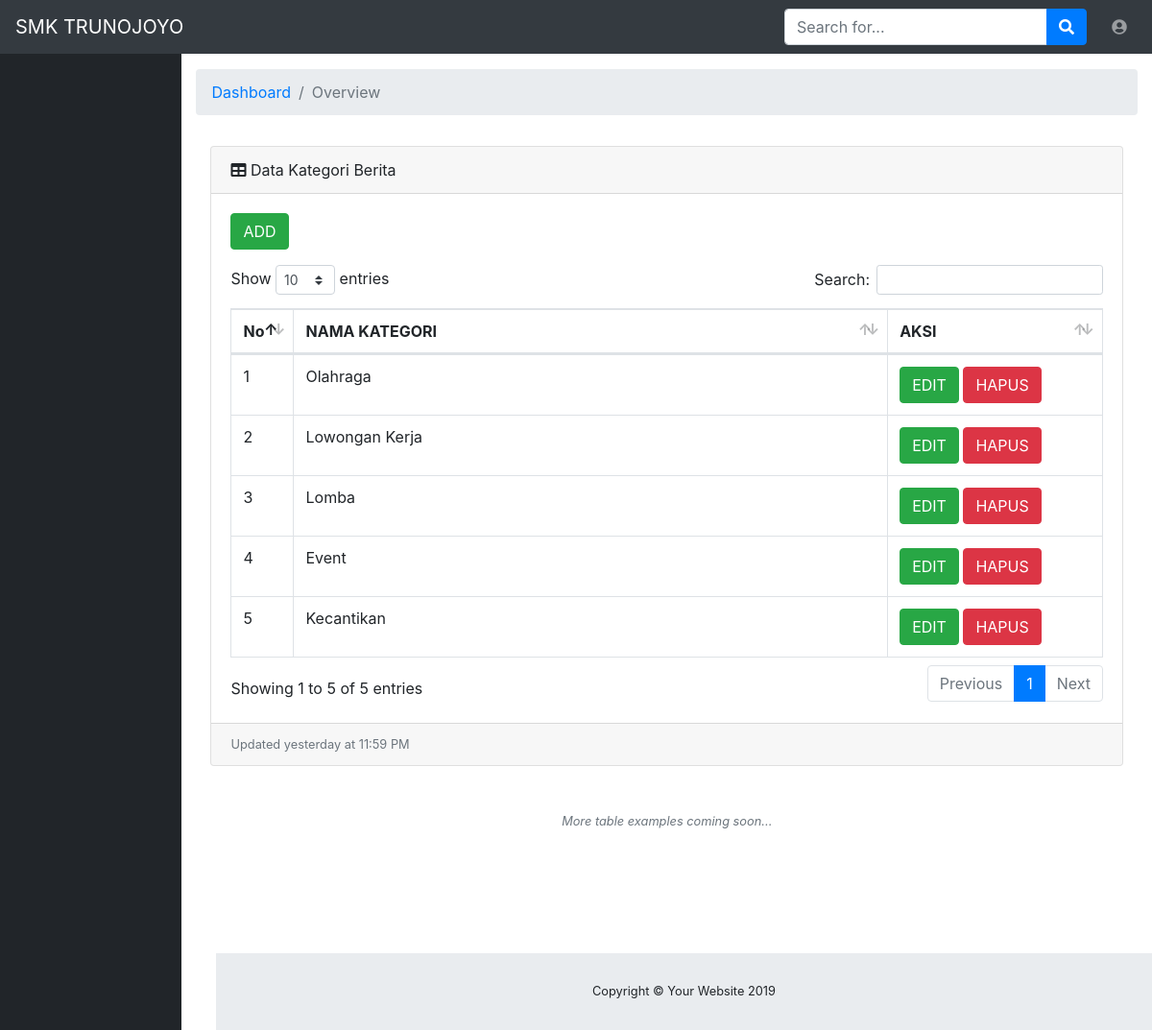
The app's page /admin/media.php?halaman=kategori_berita with its own data.
### tables this page shows
CREATE TABLE `kategori_berita` (
  `ID_KATEGORIBERITA` int(11) NOT NULL,
  `NM_KATEGORI` varchar(100) DEFAULT NULL
);

### admin/data_kategori_berita.php (the view, shortened to what this page needs)
<?php
include "../config/koneksi.php";
?>
<!DOCTYPE html>
<html lang="en">
<head>
  <link href="vendor/fontawesome-free/css/all.min.css" rel="stylesheet" type="text/css">
  <link href="vendor/datatables/dataTables.bootstrap4.css" rel="stylesheet">
  <link href="css/sb-admin.css" rel="stylesheet">
</head>
<body id="page-top">
  <div id="wrapper">
    <div id="content-wrapper">
      <div class="container-fluid">
        <div class="card mb-3">
          <div class="card-header">
            <i class="fas fa-table"></i>
            Data Kategori Berita</div>
          <div class="card-body">
            <div class="table-responsive">
              <table class="table table-bordered" id="dataTable" width="100%" cellspacing="0">
              <p><a class="btn btn-success" href="media.php?halaman=kategori_berita_add">ADD</a></p>
                <thead>
                  <tr>
                    <th width="5%">No</th>
                    <th width="70%">NAMA KATEGORI</th>
                    <th width="25%">AKSI</th>
                  </tr>
                </thead>
                <tbody>
                <?php
		$no = 1;
		$data = mysqli_query($koneksi,"select * from kategori_berita");
		while($d = mysqli_fetch_array($data)){
			?>
			<tr>
				<td><?php echo $no++; ?></td>
                <td><?php echo $d['NM_KATEGORI']; ?></td>
				<td>
					<a class="btn btn-success" href="media.php?halaman=kategori_berita_edit&ID_KATEGORIBERITA=<?php echo $d['ID_KATEGORIBERITA']; ?>">EDIT</a>
					<a class="btn btn-danger" href="proses_kat_berita.php?ID_KATEGORIBERITA=<?php echo $d['ID_KATEGORIBERITA']; ?>">HAPUS</a>
				</td>
			</tr>
			<?php
		}
		?>
                </tbody>
              </table>
            </div>
          </div>
          <div class="card-footer small text-muted">Updated yesterday at 11:59 PM</div>
        </div>
        <p class="small text-center text-muted my-5">
          <em>More table examples coming soon...</em>
        </p>
      </div>
      <footer class="sticky-footer">
        <div class="container my-auto">
          <div class="copyright text-center my-auto">
            <span>Copyright © Your Website 2019</span>
          </div>
        </div>
      </footer>
    </div>
  </div>
</body>
</html>

### records on screen
kategori_berita: NM_KATEGORI "Olahraga"
kategori_berita: NM_KATEGORI "Lowongan Kerja"
kategori_berita: NM_KATEGORI "Lomba"
kategori_berita: NM_KATEGORI "Event"
kategori_berita: NM_KATEGORI "Kecantikan"
